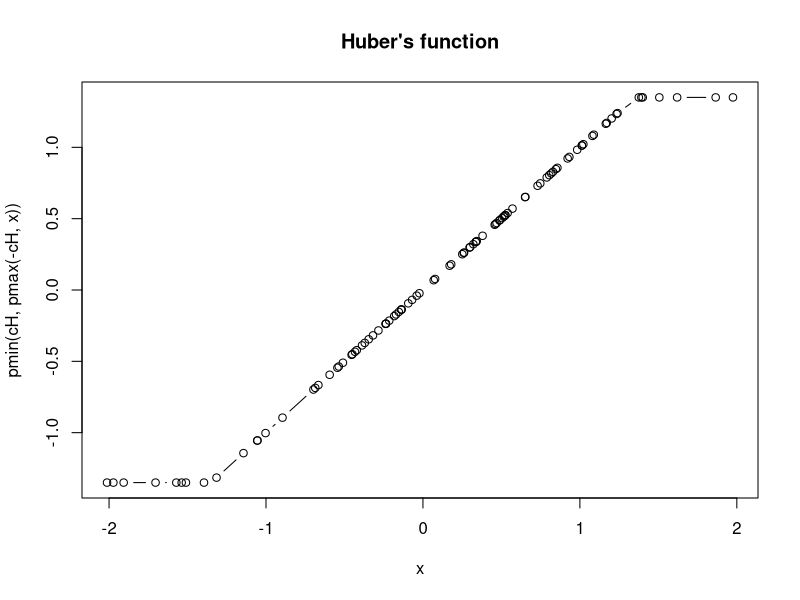
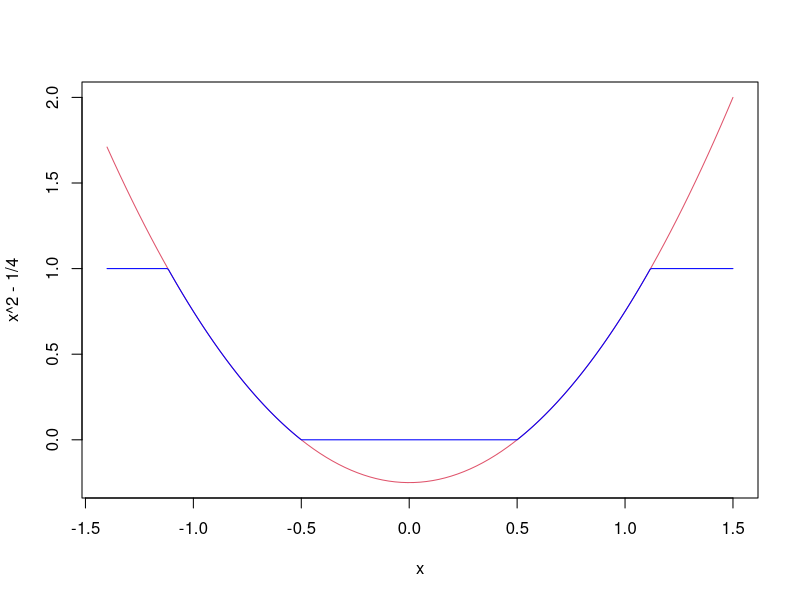

Write the R code that produced these figures, in order. (Note: this script raises an error after producing the figures.)
#####################################
#### R - Undervisning ###############

# Hjælpe funktioner
# Find hjælp på:
# R-help
# Stackoverflow.com brug tag [R]
# R-bloggers.com
?max
example(max)

# Øvelse 1:
# Find hjælp til funktionen min()
# Prøv et eksempel fra funktionen min()

##################################################
############# Vectorer ###########################

# Numerical/Integer
tal         <- 1:4
tal
tal * 5
str(tal)
summary(tal)
edit(tal)
str(1.5)              # Numerical
plot(tal)

# Øvelse 2:
# Lav en numerisk vector med 5 udfald
# Lav et summary af din vector

# Character
tekst       <- c("abe", "gris", "hest", "måge")
tekst
str(tekst)
summary(tekst)
edit(tekst)
# Øvelse 3:
# Lav en character vector med 5 udfald

# Logical
logik       <- c(TRUE, TRUE, TRUE, FALSE)
logik
str(logik)
summary(logik)
edit(logik)
as.numeric(logik)
1:10 %in% tal
tekst == "abe"


# Øvelse 4:
# Lav en logical vector med 5 udfald
# Lav en logisk test af hvor mange af din numeric vector der ligger indenfor et bestemt interval 

# Factors
tekst2            <- c(tekst, tekst)
tekst2
faktor            <- as.factor(tekst2)
faktor
str(faktor)
summary(faktor)
edit(faktor)
levels(faktor)
levels(faktor)[1]
levels(faktor)[1] <- "vandmand"
summary(faktor)
levels(faktor)[1] <- "gris"
faktor
levels(faktor)    <- c("arme", "næse", "ben")
faktor
plot(faktor)
as.numeric(faktor)

# Øvelse 5:
# Lav din character vector om til factor
# Hvor mange levels har din factor?
# Omkod et eller flere af dine factorer

# Length
# Længden af et objekt
length(faktor)
vector(mode="logical", length=10)

# Øvelse 6:
# Hvad er længden af jeres factor?
# Lav en numerisk vector med length 10

########################################
############ Matricer ##################

matrice           <- matrix(1:8, ncol=2)
matrice
str(matrice)
length(matrice)
nrow(matrice)
ncol(matrice)
summary(matrice)
View(matrice)
plot(matrice)
rownames(matrice)
rownames(matrice) <- tekst                   # Rækkenavne
rownames(matrice)
colnames(matrice) <- c("Antal", "Ton foder") # Kolonnenavne
matrice
matrice * 2
log(matrice)
char.mat    <- cbind(matrice, tekst)
str(char.mat)

rbind(tekst, tal, logik)                     # Forbundet via rækker
cbind(tekst, tal, logik)                     # Forbundet via kolonner

# Øvelse 7:
# Lav en matrice af jeres vectorer
# Hvor mange rækker og kolonner har jeres matrice?
# Hvad er række- og kolonne-navnene på jeres matrice?
# Hvilket slags mode har jeres matrice, er den character, logical, numeric eller factor?
# Giv jeres matrice række og kolonne navne

# Data.frames
df          <- data.frame(matrice, logik)
df
str(df)
summary(df)

# Øvelse 8:
# Lav en data.frame af jeres vectorer med data.frame() funktionen
# Hvilket slags mode har jeres data.frame?

# Funktioner
antal.celler  <- function(x, plus=0){
nrow(x)*ncol(x)+plus        # Her ganger vi antallet af rækker med antallet af kolonner og lægger plus til
  }
antal.celler
antal.celler(df)
antal.celler(df, plus=10)   # Her angiver jeg hvad plus skal være med et =
antal.celler(df, 10)        # Her sætter jeg plus værdien på den rigtige plads, altså som det andet objekt i funktionen

# colSums

# Øvelse 9:
# Udregn antallet af celler med antal.celler funktionen
# Læg 20 til med funktionen

######################################################
################ Logik ###############################
     1 == 1            # Lig med
   "A" == "A"          # Lig med character
faktor == "arme"       # Sammenlign en vector med et udfald
faktor != "arme"       # Ikke lig med
tal
     3 <  tal          # Større end
     3 >  tal          # Mindre end  
     3 <= tal          # Større end eller lig med
     3 >= tal          # Mindre end eller lig med
matrice
matrice %in% c(1,3,6)  # Fællesmængden
            

######################################################
############## Subsetting ############################

### Subsetting med placering
tekst[1]
tekst[1:2]
tekst[c(1,3,4)]
tekst[-c(1,3,4)]
tekst[5]

# Øvelse 10:
# Subset en af jeres vectorer
# Vend jeres subset om med -

### Subsetting med logik
tekst == "abe"
tekst[tekst == "abe"]
tekst[tekst != "abe"]
a <- tekst == "abe" | tekst == "gris"
tekst[a]
tekst[a==FALSE]

# Øvelse 11:
# Subset en vector med et logisk udtryk
# Vend jeres subset om med FALSE

### Subsetting med which()
tekst
which(tekst=="måge")
b <- which(tekst=="måge")
b
tekst[which(tekst=="måge")]
tekst[b]
d <- which(a)
tekst[d]
d <- which(a==FALSE)
tekst[d]

# Øvelse 12:
# Subset en vector med which()
# Assign et logisk udtryk til en selvstændig vector og brug det i which()

### Subsetting i matricer
matrice
matrice[2,2]
matrice[1:2,]
matrice[,2]
foder <- matrice[,2]
foder

# Øvelse 13:
# Udvælg den anden kolonne i jeres matrice
# Udvælg den fjerde række i jeres matrice
# Udvælg den anden række i tredje kolonne i jeres matrice

### Subsetting i dataframes
df
str(df)
df[,1]
df$Antal

# Øvelse 14:
# Subset jeres dataframe med $

